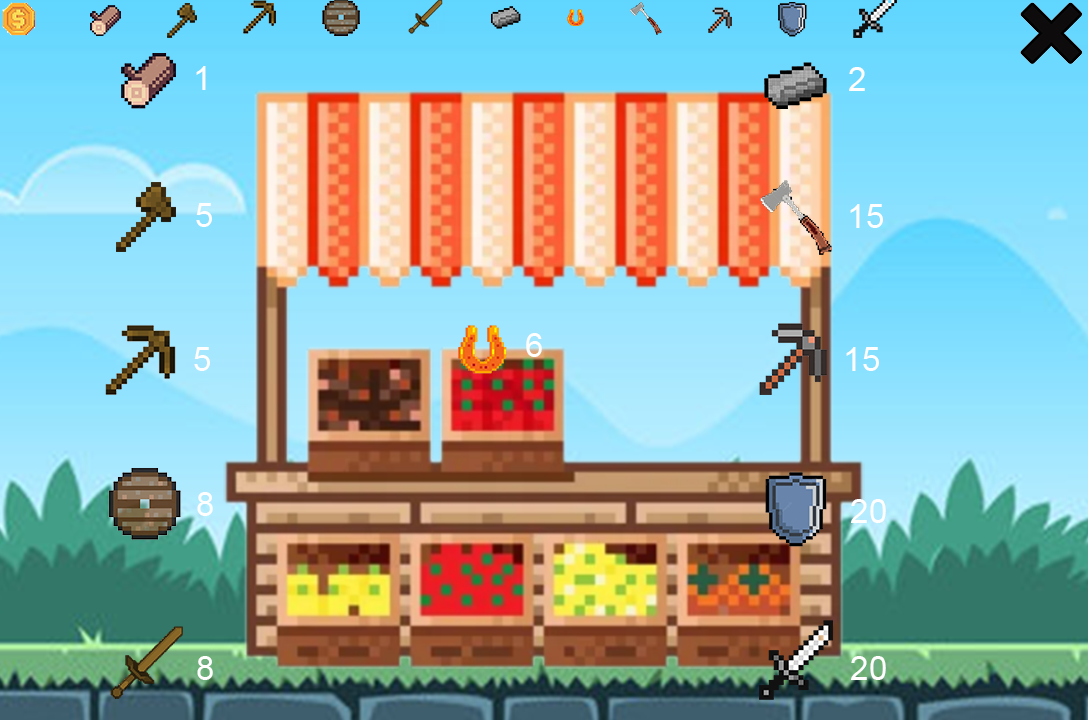

Below is a game level as drawn by its tile map, then a one-line description and the .tmx that defines it (tile-layer data replaced by summaries):
An orthogonal 68x45 tile map with 16x16 px tiles, 1 tile layer (sold) and 24 objects (12x money, exit, wood, hache_wood, pix_wood, ...).

<map version="1.9" tiledversion="1.9.1" orientation="orthogonal" renderorder="right-down" width="68" height="45" tilewidth="16" tileheight="16" infinite="0" nextlayerid="3" nextobjectid="26">
 <tileset firstgid="1" source="marche_sold.tsx" />
 <layer id="1" name="sold" width="68" height="45">
  <data>[3060 cells, 3060 non-empty, 3060 distinct tile ids]</data>
 </layer>
 <objectgroup id="2" name="interraction">
  <object id="2" name="exit" x="1014.92" y="1.99003" width="68.6561" height="67.6611" />
  <object id="3" name="wood" x="116.417" y="48.7558" width="99.5016" height="60.696" />
  <object id="4" name="money" x="39.7857" y="4.47009" width="26.676" height="28.8555" />
  <object id="5" name="hache_wood" x="115.422" y="180.098" width="101.492" height="79.6013" />
  <object id="6" name="pix_wood" x="104.477" y="316.415" width="115.422" height="82.5863" />
  <object id="7" name="shield_wood" x="107.462" y="457.707" width="121.392" height="93.5315" />
  <object id="8" name="sword_wood" x="105.472" y="620.89" width="114.427" height="89.5514" />
  <object id="9" name="steel_horse" x="449.747" y="316.415" width="99.5016" height="60.696" />
  <object id="10" name="steel" x="762.182" y="53.7309" width="117.412" height="56.7159" />
  <object id="11" name="hache_steel" x="754.222" y="176.118" width="135.322" height="78.6062" />
  <object id="12" name="pix_steel" x="747.257" y="319.4" width="139.302" height="79.6013" />
  <object id="13" name="shield_steel" x="755.217" y="470.642" width="140.297" height="84.5763" />
  <object id="14" name="sword_steel" x="751.237" y="613.925" width="142.287" height="87.5614" />
  <object id="15" name="money" x="126.662" y="3.57225" width="26.676" height="28.8555" />
  <object id="16" name="money" x="202.162" y="3.57225" width="26.676" height="28.8555" />
  <object id="17" name="money" x="283.162" y="3.57225" width="26.676" height="28.8555" />
  <object id="18" name="money" x="372.162" y="3.07225" width="26.676" height="28.8555" />
  <object id="19" name="money" x="449.662" y="2.57225" width="26.676" height="28.8555" />
  <object id="20" name="money" x="528.162" y="2.57225" width="26.676" height="28.8555" />
  <object id="21" name="money" x="589.662" y="3.07225" width="26.676" height="28.8555" />
  <object id="22" name="money" x="670.662" y="3.07225" width="26.676" height="28.8555" />
  <object id="23" name="money" x="737.162" y="2.57225" width="26.676" height="28.8555" />
  <object id="24" name="money" x="816.662" y="3.57225" width="26.676" height="28.8555" />
  <object id="25" name="money" x="897.662" y="3.57225" width="26.676" height="28.8555" />
 </objectgroup>
</map>